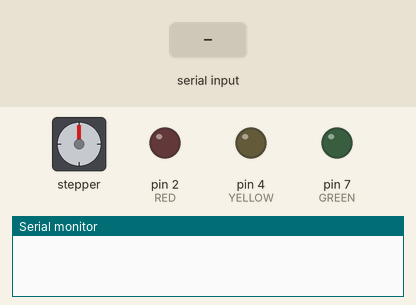
Simulated run of this sketch. Board: Arduino Uno, built with avr-gcc and run on an emulated ATmega328P. On the bench: stepper motor, output pins drawn as LEDs (lit = HIGH), the last lines printed to the serial monitor. The inputs (shaded band) are chosen by the test bench. Stepper angles assume 200 steps per turn.

Above: at 1.2 s.
1.3 s: "open" received over Serial
At 1.49 s:
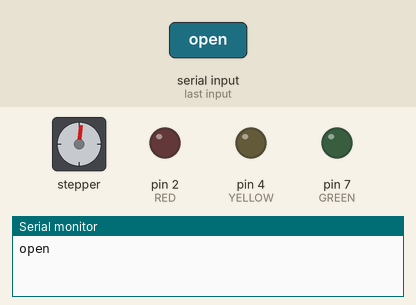
3.8 s: "green on" received over Serial
At 5.0 s:
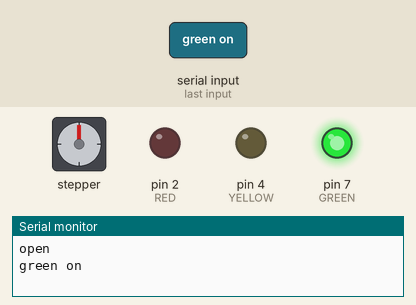
5.3 s: "close" received over Serial
At 5.8 s:
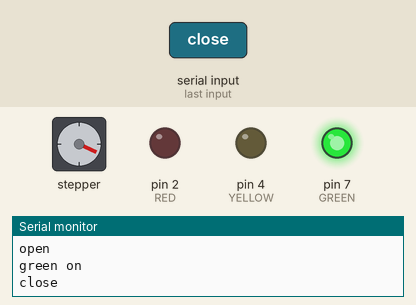
7.8 s: "green off" received over Serial
At 8.4 s:
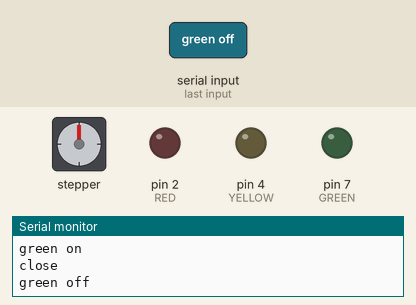
Timing chart, 0 to 10.3 s (numbered marks = the images above; inputs shaded):
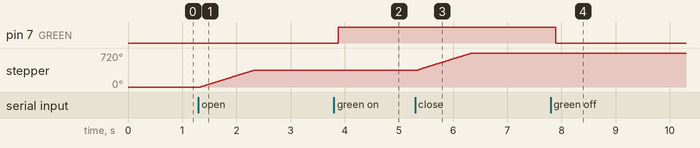

Measured:
- after the input at 1.3 s, stepper: turns 360° clockwise in 0.99 s, starting at once
- after the input at 3.8 s, pin 7 (GREEN): LOW → HIGH after 0.08 s
- after the input at 5.3 s, stepper: turns 360° clockwise in 0.99 s, starting after 0.05 s
- after the input at 7.8 s, pin 7 (GREEN): HIGH → LOW after 0.09 s

The sketch:

Coba1.ino
```cpp
//#include <SoftwareSerial.h>
#include <Stepper.h>
#include <RBD_Timer.h>

//SoftwareSerial android(52, 53); // RX, TX

const int steps = 200;
Stepper garagedoor(steps, 9, 11, 10, 12);
RBD::Timer garageDelay(4000);
String voice;
int RED = 2;
int GREEN = 7;
int YELLOW = 4;

void setup() {
//android.begin(38400);
Serial.begin(9600);
pinMode(RED, OUTPUT);
pinMode(GREEN, OUTPUT);
pinMode(YELLOW, OUTPUT);
garagedoor.setSpeed(60);
}
void loop() {
  while(Serial.available()) {
delay(10);
char c=Serial.read();
if(c=='#')
{break; }
voice += c;
}
if (voice.length() > 0) {
Serial.println(voice);

  if (voice == "open") {
    garageDelay.restart();
    opengarage();
    if (garageDelay.isExpired()) {
      stopgarage();
    }
  }
  else if (voice == "close") {
    garageDelay.restart();
    opengarage();
    if (garageDelay.isExpired()) {
      stopgarage();
    }
  }
  else if (voice == "green on") {
    digitalWrite(GREEN, HIGH);
  }
  else if (voice == "green off") {
    digitalWrite(GREEN, LOW);
  }

voice="";
}
}

// OPENS GARAGE DOOR
void opengarage() {
  garagedoor.step(steps);
}

// CLOSES GARAGE DOOR
void closegarage() {
  garagedoor.step(-steps);
}

// STOPS GARAGE DOOR
void stopgarage() {
  garagedoor.step(0);
}
```
